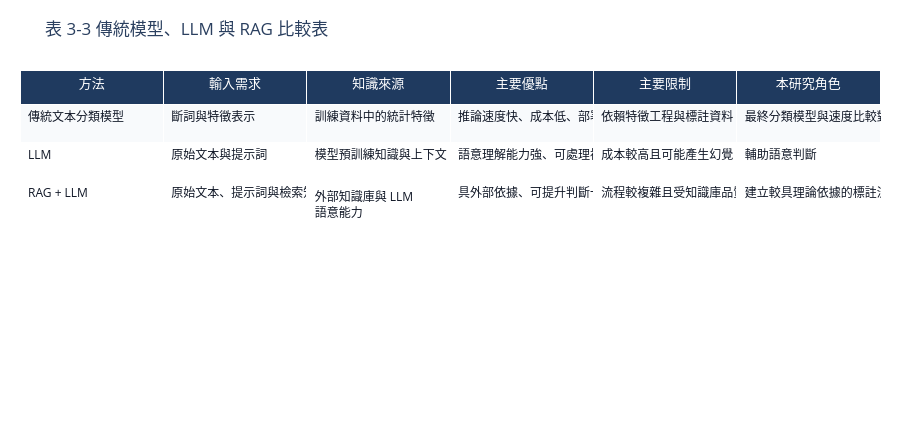

The cell this chart's notebook holds for it:
### Markdown cell above
### 表 3-3 傳統模型、LLM 與 RAG 比較表

**建議放置章節：大型語言模型與檢索增強生成 結尾**

表說：本表比較傳統文本分類模型、LLM 與 RAG 在輸入需求、知識來源、優點、限制與本研究角色上的差異，用於說明本研究同時使用 RAG 標註與傳統模型預測的理由。

### Code cell
method_table = pd.DataFrame({
    '方法': ['傳統文本分類模型', 'LLM', 'RAG + LLM'],
    '輸入需求': ['斷詞與特徵表示', '原始文本與提示詞', '原始文本、提示詞與檢索知識'],
    '知識來源': ['訓練資料中的統計特徵', '模型預訓練知識與上下文', '外部知識庫與 LLM 語意能力'],
    '主要優點': ['推論速度快、成本低、部署容易', '語意理解能力強、可處理複雜脈絡', '具外部依據、可提升判斷一致性'],
    '主要限制': ['依賴特徵工程與標註資料', '成本較高且可能產生幻覺', '流程較複雜且受知識庫品質影響'],
    '本研究角色': ['最終分類模型與速度比較對象', '輔助語意判斷', '建立較具理論依據的標註流程']
})
display(method_table)

fig = go.Figure(data=[go.Table(
    header=dict(values=list(method_table.columns), fill_color='#1F3A5F', font=dict(color='white', size=13), align='center', height=34),
    cells=dict(values=[method_table[c] for c in method_table.columns], fill_color=[['#F8FAFC', '#FFFFFF']], align='left', height=38, font=dict(size=12, color='#111827'))
)])
fig.update_layout(title='表 3-3 傳統模型、LLM 與 RAG 比較表', height=430, margin=dict(l=20, r=20, t=70, b=20))
export_fig(fig, 'ch3_traditional_llm_rag_comparison_table.png', width=1500, height=430, scale=2)
fig.show()

### Figure 1 — Plotly figure (JSON) as saved in the notebook; plotly's stock layout.template omitted (floating-point values rounded to 4 significant figures)
{"data": [{"cells": {"align": "left", "fill": {"color": [["#F8FAFC", "#FFFFFF"]]}, "font": {"color": "#111827", "size": 12}, "height": 38, "values": [["傳統文本分類模型", "LLM", "RAG + LLM"], ["斷詞與特徵表示", "原始文本與提示詞", "原始文本、提示詞與檢索知識"], ["訓練資料中的統計特徵", "模型預訓練知識與上下文", "外部知識庫與 LLM 語意能力"], ["推論速度快、成本低、部署容易", "語意理解能力強、可處理複雜脈絡", "具外部依據、可提升判斷一致性"], ["依賴特徵工程與標註資料", "成本較高且可能產生幻覺", "流程較複雜且受知識庫品質影響"], ["最終分類模型與速度比較對象", "輔助語意判斷", "建立較具理論依據的標註流程"]]}, "header": {"align": "center", "fill": {"color": "#1F3A5F"}, "font": {"color": "white", "size": 13}, "height": 34, "values": ["方法", "輸入需求", "知識來源", "主要優點", "主要限制", "本研究角色"]}, "type": "table"}], "layout": {"height": 430, "margin": {"b": 20, "l": 20, "r": 20, "t": 70}, "title": {"text": "表 3-3 傳統模型、LLM 與 RAG 比較表"}}}
